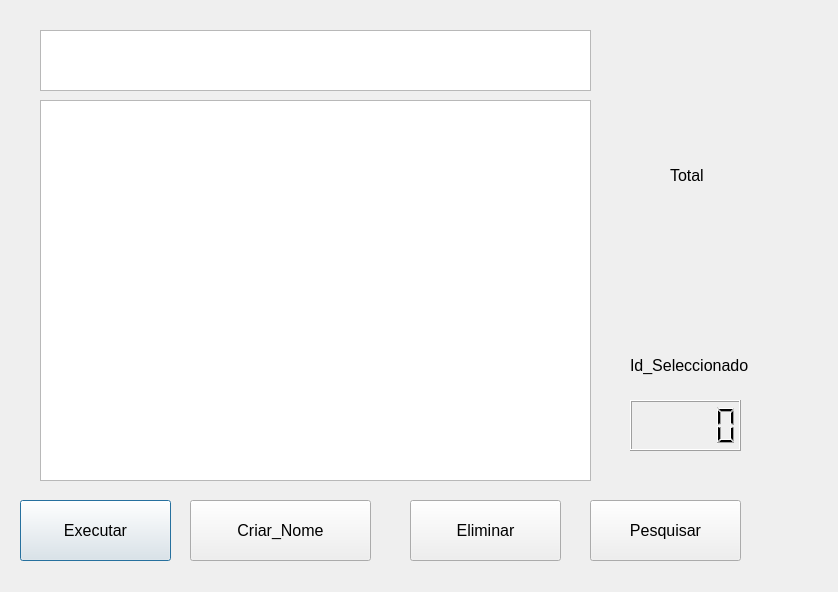
<?xml version="1.0" encoding="UTF-8"?>
<ui version="4.0">
 <class>Dialog</class>
 <widget class="QDialog" name="Dialog">
  <property name="geometry">
   <rect>
    <x>0</x>
    <y>0</y>
    <width>838</width>
    <height>592</height>
   </rect>
  </property>
  <property name="minimumSize">
   <size>
    <width>488</width>
    <height>375</height>
   </size>
  </property>
  <property name="font">
   <font>
    <pointsize>12</pointsize>
   </font>
  </property>
  <property name="windowTitle">
   <string>Dialog</string>
  </property>
  <widget class="QListView" name="listView">
   <property name="geometry">
    <rect>
     <x>40</x>
     <y>100</y>
     <width>551</width>
     <height>381</height>
    </rect>
   </property>
  </widget>
  <widget class="QPushButton" name="Executar">
   <property name="geometry">
    <rect>
     <x>20</x>
     <y>500</y>
     <width>151</width>
     <height>61</height>
    </rect>
   </property>
   <property name="text">
    <string>Executar</string>
   </property>
  </widget>
  <widget class="QPushButton" name="Criar_Nome">
   <property name="geometry">
    <rect>
     <x>190</x>
     <y>500</y>
     <width>181</width>
     <height>61</height>
    </rect>
   </property>
   <property name="text">
    <string>Criar_Nome</string>
   </property>
  </widget>
  <widget class="QTextEdit" name="textEdit">
   <property name="geometry">
    <rect>
     <x>40</x>
     <y>30</y>
     <width>551</width>
     <height>61</height>
    </rect>
   </property>
  </widget>
  <widget class="QPushButton" name="Eliminar">
   <property name="geometry">
    <rect>
     <x>410</x>
     <y>500</y>
     <width>151</width>
     <height>61</height>
    </rect>
   </property>
   <property name="text">
    <string>Eliminar</string>
   </property>
  </widget>
  <widget class="QLabel" name="Total">
   <property name="geometry">
    <rect>
     <x>670</x>
     <y>150</y>
     <width>101</width>
     <height>51</height>
    </rect>
   </property>
   <property name="text">
    <string>Total</string>
   </property>
  </widget>
  <widget class="QLabel" name="Id_Seleccionado">
   <property name="geometry">
    <rect>
     <x>630</x>
     <y>340</y>
     <width>201</width>
     <height>51</height>
    </rect>
   </property>
   <property name="text">
    <string>Id_Seleccionado</string>
   </property>
  </widget>
  <widget class="QPushButton" name="Pesquisar">
   <property name="geometry">
    <rect>
     <x>590</x>
     <y>500</y>
     <width>151</width>
     <height>61</height>
    </rect>
   </property>
   <property name="text">
    <string>Pesquisar</string>
   </property>
  </widget>
  <widget class="QLCDNumber" name="lcdNumber_id">
   <property name="geometry">
    <rect>
     <x>630</x>
     <y>400</y>
     <width>111</width>
     <height>51</height>
    </rect>
   </property>
  </widget>
 </widget>
 <resources/>
 <connections/>
</ui>
